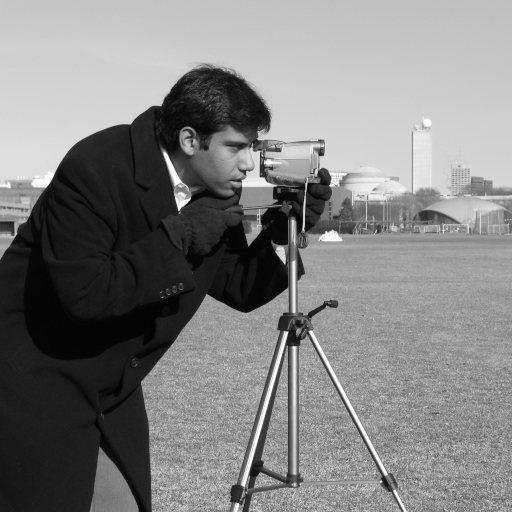
#> input picture images/source/camera.png, 512 x 512 px; the run also reads 1 picture not shown here
$ python practice_03.py
#> lines starting #> are read from the running program, lines starting #| are printed output that depends on the picture; long printed decimals are rounded
import cv2
import numpy as np
import matplotlib.pyplot as plt
import pandas as pd
from pathlib import Path

BASE = Path(__file__).resolve().parent.parent
IMG = BASE / "images"
OUT = BASE / "outputs"
OUT.mkdir(exist_ok=True)
original = cv2.imread(str(IMG / "source" / "camera.png"), cv2.IMREAD_GRAYSCALE)
#> original is the input picture: shape (512, 512); min 0, max 255, mean 129.1
noisy_inputs = {"Gaussian noise": cv2.imread(str(IMG / "noisy" / "camera_gaussian_sigma22.png"), 0), "Salt pepper": cv2.imread(str(IMG / "noisy" / "camera_salt_pepper_7pct.png"), 0)}
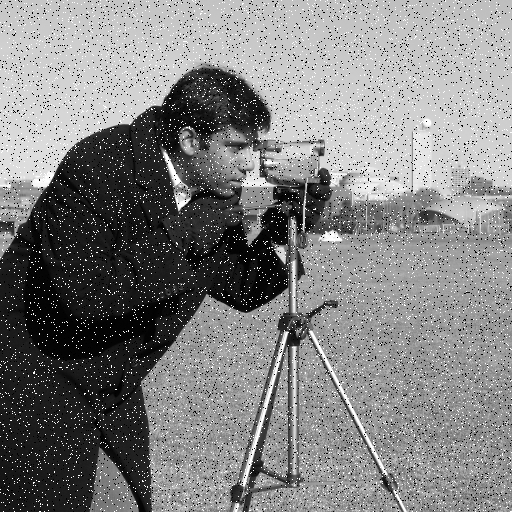
#> input picture images/noisy/camera_salt_pepper_7pct.png, 512 x 512 px

def metrics(result):
    mse = np.mean((original.astype(np.float32) - result.astype(np.float32)) ** 2)
    psnr = float("inf") if mse == 0 else 10 * np.log10(255 ** 2 / mse)
    return mse, psnr

rows = []
results = {}
for noise_name, noisy in noisy_inputs.items():
    results[noise_name] = {"Input": noisy, "Box 5x5": cv2.blur(noisy, (5, 5)), "Median 5x5": cv2.medianBlur(noisy, 5)}
    for sigma in [0.8, 1.5, 3.0]: results[noise_name][f"Gaussian {sigma}"] = cv2.GaussianBlur(noisy, (0, 0), sigma)
    for filter_name, filtered in results[noise_name].items():
        mse, psnr = metrics(filtered)
        rows.append({"Noise": noise_name, "Filter": filter_name, "MSE": mse, "PSNR": psnr})
#> this loop made 2 passes
#> noise_name on passes 1 to 2: 'Gaussian noise', 'Salt pepper'
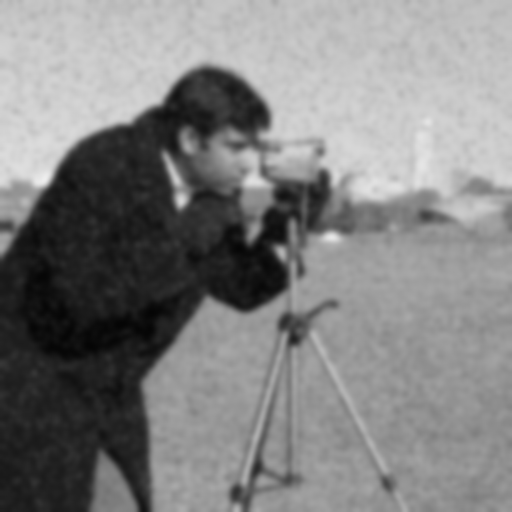
#> filtered: shape (512, 512); min 5, max 238, mean 129.1
#> after the loop, results = 2 items; rows = 12 items

report = pd.DataFrame(rows).sort_values("PSNR", ascending=False)
#> report = table of 12 rows and 4 columns
print(report.to_string(index=False))
#|          Noise       Filter         MSE      PSNR
#|    Salt pepper   Median 5x5  108.178 27.789
#| Gaussian noise Gaussian 0.8  109.503 27.737
#| Gaussian noise Gaussian 1.5  140.853 26.643
#| Gaussian noise   Median 5x5  141.060 26.637
#| Gaussian noise      Box 5x5  160.681 26.071
#|    Salt pepper Gaussian 1.5  209.921 24.910
#|    Salt pepper      Box 5x5  233.059 24.456
#| Gaussian noise Gaussian 3.0  258.894 24.000
#|    Salt pepper Gaussian 0.8  271.291 23.796
report.to_csv(OUT / "03_metrics.csv", index=False)

fig, axes = plt.subplots(2, 4, figsize=(14, 7))
axes[0, 0].imshow(original, cmap="gray"); axes[0, 0].set_title("Original")
for ax, (name, img) in zip(axes[0, 1:], list(results["Gaussian noise"].items())[:3]): ax.imshow(img, cmap="gray"); ax.set_title(name)
#> this loop made 3 passes
#> name on passes 1 to 3: 'Input', 'Box 5x5', 'Median 5x5'
axes[1, 0].imshow(noisy_inputs["Salt pepper"], cmap="gray"); axes[1, 0].set_title("Salt pepper input")
for ax, (name, img) in zip(axes[1, 1:], list(results["Salt pepper"].items())[1:4]): ax.imshow(img, cmap="gray"); ax.set_title(name)
#> this loop made 3 passes
#> name on passes 1 to 3: 'Box 5x5', 'Median 5x5', 'Gaussian 0.8'
plt.tight_layout(); plt.savefig(OUT / "03_noise_filters.png", dpi=150); plt.show()
#> after `plt.tight_layout()`:
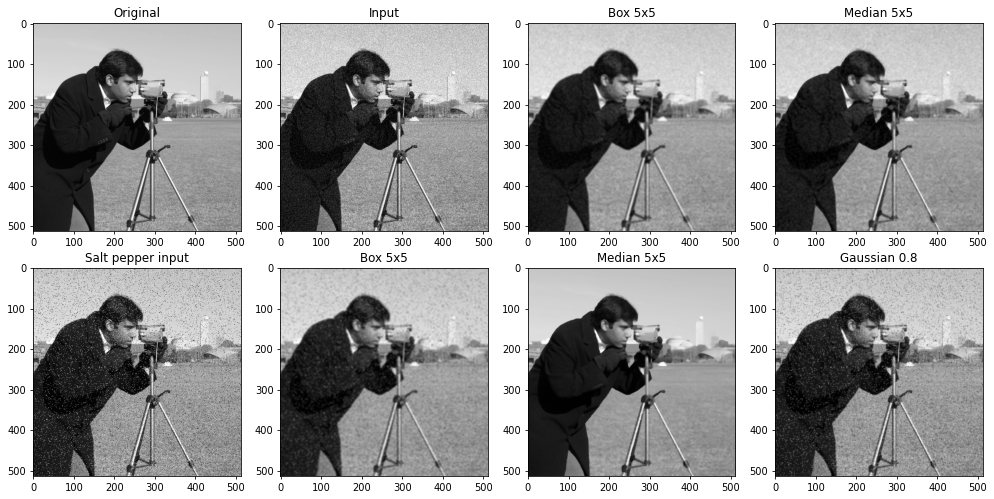
#> figure drawn by matplotlib, 8 panels

sigmas = np.arange(0.5, 3.01, 0.5)
psnr_values = [metrics(cv2.GaussianBlur(noisy_inputs["Gaussian noise"], (0, 0), float(s)))[1] for s in sigmas]
#> psnr_values = [25.16, 27.66, 26.64, 25.58, 24.67, 24]
plt.figure(figsize=(7, 4)); plt.plot(sigmas, psnr_values, marker="o"); plt.xlabel("Gaussian sigma"); plt.ylabel("PSNR (dB)"); plt.grid(); plt.tight_layout(); plt.savefig(OUT / "03_psnr_sigma.png", dpi=150); plt.show()
#> after `plt.figure(figsize=(7, 4))`:
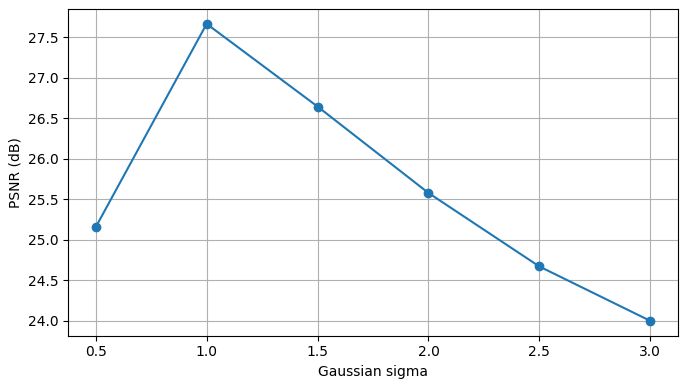
#> figure drawn by matplotlib, 1 panel
